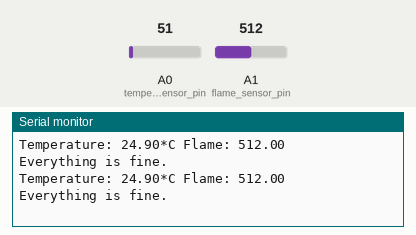
Recording of a sketch running on a simulated Arduino Uno, built with avr-gcc and run on an emulated ATmega328P. Shown: the last lines printed to the serial monitor. The inputs (shaded band) are chosen by the test bench; at power-on: A0 (temperature_sensor_pin) = 51, A1 (flame_sensor_pin) = 512.

Above: at 2.8 s.
2.9 s: A0 (temperature_sensor_pin) set to 69
At 5.2 s:
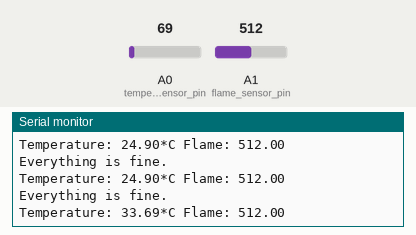
5.6 s: A0 (temperature_sensor_pin) set to 86
At 7.0 s:
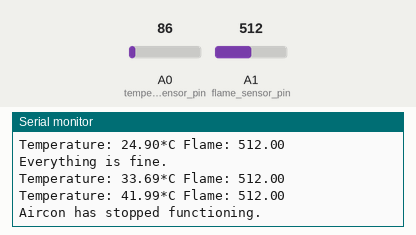
9.5 s: A1 (flame_sensor_pin) set to 716
At 10.5 s:
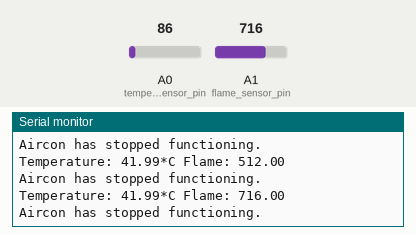
12.2 s: A1 (flame_sensor_pin) set to 900
At 15.2 s:
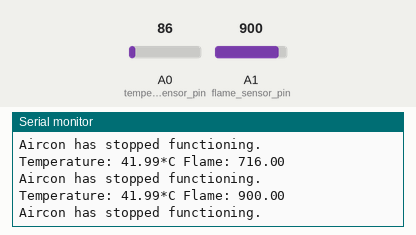
Timing chart, 0 to 15.9 s (numbered marks = the images above; inputs shaded):
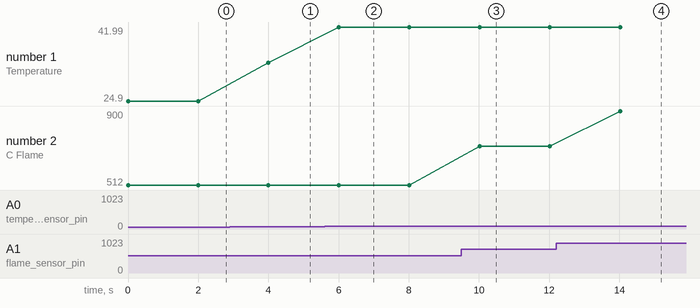

The sketch:

temperature_sensor_with_flame_sensor.ino
```cpp
/* This script combines the temperature sensor (usually LM35) and flame sensor.
It can be used to detect fire and aircon failure. */


int temperature_sensor_pin = A0;
int flame_sensor_pin = A1;


void setup() {
  Serial.begin(9600);
  pinMode(temperature_sensor_pin, INPUT);
  pinMode(flame_sensor_pin, INPUT);
}


void loop() {
  float temperature = analogRead(temperature_sensor_pin);
  temperature = temperature * 0.48828125; // convert to celsius

  float flame = analogRead(flame_sensor_pin);

  Serial.print("Temperature: ");
  Serial.print(temperature);
  Serial.print("*C Flame: ");
  Serial.println(flame);

  if (temperature < 30 && flame > 300) {
    Serial.println("Everything is fine.");
  } else if (temperature > 50 && flame < 300) {
    Serial.println("Fire detected.");
  } else if (temperature > 40 && flame > 300) {
    Serial.println("Aircon has stopped functioning.");
  }

  Serial.println();
  delay(2000);
}
```

Measured:
- the behaviour switches between 61 and 62 on A0 (temperature_sensor_pin) (found by bisection; images 0 and 1)
- after the input at 2.9 s, the serial monitor: prints a new line after 1.1 s (image 1)
- after the input at 5.6 s, the serial monitor: prints a new line after 0.40 s (image 2)
- after the input at 9.5 s, the serial monitor: prints a new line after 0.52 s (image 3)
- after the input at 12.2 s, the serial monitor: prints a new line after 1.8 s (image 4)
- plotted number 1: 24.9 → 33.69 after the input at 2.9 s, 33.69 → 41.99 after the input at 5.6 s
- plotted number 2: 512 → 716 after the input at 9.5 s, 716 → 900 after the input at 12.2 s
